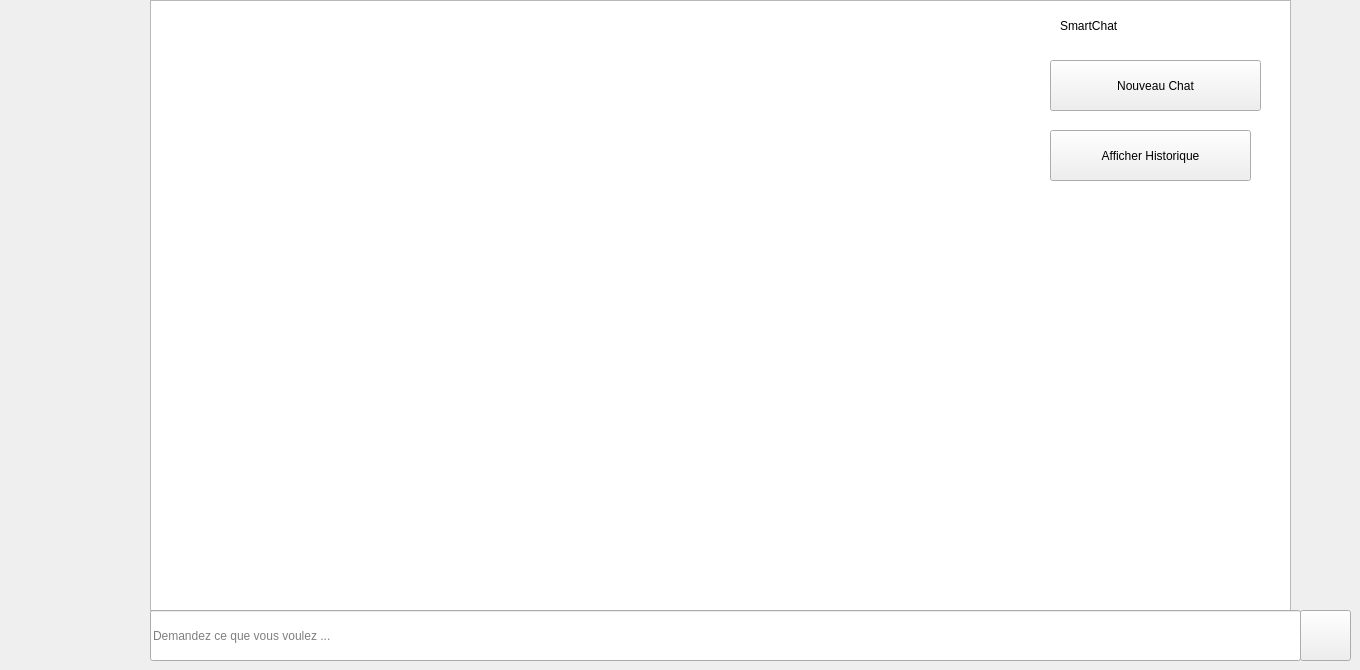
     <widget class="QWidget" name="tab_12">
      <attribute name="title">
       <string>Page</string>
      </attribute>
      <widget class="QPushButton" name="send_button">
       <property name="geometry">
        <rect>
         <x>1300</x>
         <y>610</y>
         <width>51</width>
         <height>51</height>
        </rect>
       </property>
       <property name="icon">
        <iconset theme="QIcon::ThemeIcon::AppointmentNew"/>
       </property>
       <property name="iconSize">
        <size>
         <width>34</width>
         <height>33</height>
        </size>
       </property>
      </widget>
      <widget class="QTextEdit" name="chatbot_display">
       <property name="geometry">
        <rect>
         <x>150</x>
         <y>0</y>
         <width>1141</width>
         <height>611</height>
        </rect>
       </property>
      </widget>
      <widget class="QLineEdit" name="chatbot_line">
       <property name="geometry">
        <rect>
         <x>150</x>
         <y>610</y>
         <width>1151</width>
         <height>51</height>
        </rect>
       </property>
       <property name="styleSheet">
        <string notr="true"/>
       </property>
       <property name="placeholderText">
        <string>Demandez ce que vous voulez ...</string>
       </property>
      </widget>
      <widget class="QPushButton" name="newChatButton">
       <property name="geometry">
        <rect>
         <x>1050</x>
         <y>60</y>
         <width>211</width>
         <height>51</height>
        </rect>
       </property>
       <property name="text">
        <string>Nouveau Chat</string>
       </property>
      </widget>
      <widget class="QPushButton" name="historyButton">
       <property name="geometry">
        <rect>
         <x>1050</x>
         <y>130</y>
         <width>201</width>
         <height>51</height>
        </rect>
       </property>
       <property name="text">
        <string>Afficher Historique</string>
       </property>
      </widget>
      <widget class="QLabel" name="label">
       <property name="geometry">
        <rect>
         <x>1060</x>
         <y>10</y>
         <width>181</width>
         <height>31</height>
        </rect>
       </property>
       <property name="styleSheet">
        <string notr="true">color: rgb(0, 0, 0);
font: 700 26pt &quot;Segoe UI&quot;;</string>
       </property>
       <property name="text">
        <string>SmartChat</string>
       </property>
      </widget>
     </widget>
